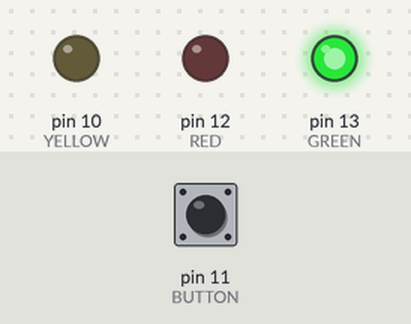
The sketch below on a simulated Arduino Uno, built with avr-gcc and run on an emulated ATmega328P. Shown: output pins drawn as LEDs (lit = HIGH). Dashed ring = blinking. The inputs (shaded band) are chosen by the test bench; at power-on: pin 11 (BUTTON) HIGH.

Above: at 1.2 s.
1.3 s: pin 11 (BUTTON) pulled LOW for 0.15 s
At 4.2 s:
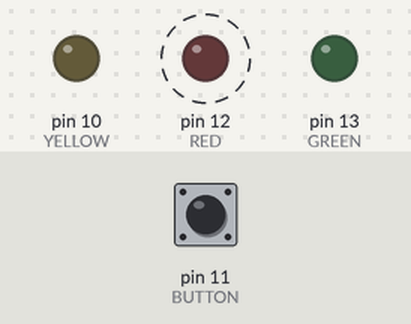
4.3 s: pin 11 (BUTTON) pulled LOW for 1 s
At 5.9 s:
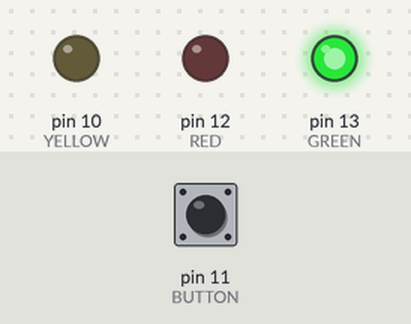
6.8 s: pin 11 (BUTTON) pulled LOW for 3.2 s
At 10.24 s:
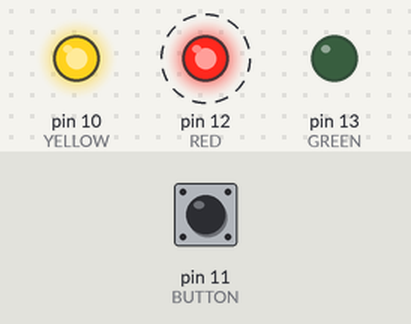
Timing chart, 0 to 19.0 s (numbered marks = the images above; inputs shaded):
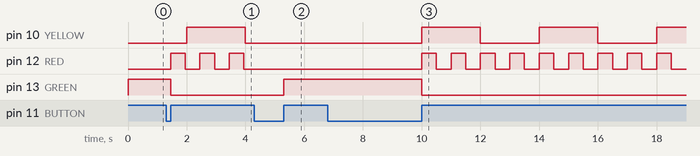

The sketch:

arduino01.ino
```cpp
int GREEN = 13;
int RED = 12;
int YELLOW = 10;
int BUTTON = 11;

int buttonState = LOW;
bool btn_switch = false;
bool was_green = true;
int green = 45;
int rellow = 46;
int current_color = green;

unsigned long previousMillisRed = 0;
unsigned long previousMillisYellow = 0;
const long intervalRed = 500;
const long intervalYellow = 2000;

void setup() {
  pinMode(GREEN, OUTPUT);
  pinMode(RED, OUTPUT);
  pinMode(YELLOW, OUTPUT);
  pinMode(BUTTON, INPUT_PULLUP);
  digitalWrite(GREEN, HIGH);
  digitalWrite(RED, LOW);
  digitalWrite(YELLOW, LOW);
  digitalWrite(BUTTON, HIGH);
}

void play_colors(int current_color) {
  if (current_color == green) {
    digitalWrite(RED, LOW);
    digitalWrite(YELLOW, LOW);
    digitalWrite(GREEN, HIGH);
    was_green = true;
  }
  else if (current_color == rellow) {
    digitalWrite(GREEN, LOW);
    was_green = false;

    unsigned long currentMillis = millis();
    if (currentMillis - previousMillisRed >= intervalRed) {
      previousMillisRed = currentMillis;
      if (digitalRead(RED) == LOW) {
        digitalWrite(RED, HIGH);
      } else {
        digitalWrite(RED, LOW);
      }
    }
    if (currentMillis - previousMillisYellow >= intervalYellow) {
      previousMillisYellow = currentMillis;
      if (digitalRead(YELLOW) == LOW) {
        digitalWrite(YELLOW, HIGH);
      } else {
        digitalWrite(YELLOW, LOW);
      }
    }
  }
}

void change_colors() {
  if (was_green) {
    current_color = rellow;
  } else {
    current_color = green;
  }
}

void loop() {
  if (digitalRead(BUTTON) == LOW)
  {
    delay(50);
    while (digitalRead(BUTTON) == LOW);
    change_colors();
  }
  play_colors(current_color);
}
```

Measured:
- after the input at 1.3 s, pin 10 (YELLOW): LOW → HIGH after 0.70 s, → LOW 2.0 s later; pin 12 (RED): alternates HIGH for 0.50 s and LOW for 0.50 s, starting after 0.15 s; pin 13 (GREEN): HIGH → LOW after 0.15 s
- after the input at 4.3 s, pin 10 (YELLOW): stays LOW (without the input it goes to HIGH after 1.7 s); pin 12 (RED): stops changing and stays LOW; pin 13 (GREEN): LOW → HIGH after 1.0 s
- after the input at 6.8 s, pin 10 (YELLOW): alternates HIGH for 2.0 s and LOW for 2.0 s, starting after 3.2 s; pin 12 (RED): alternates HIGH for 0.50 s and LOW for 0.50 s, starting after 3.2 s; pin 13 (GREEN): HIGH → LOW after 3.2 s
